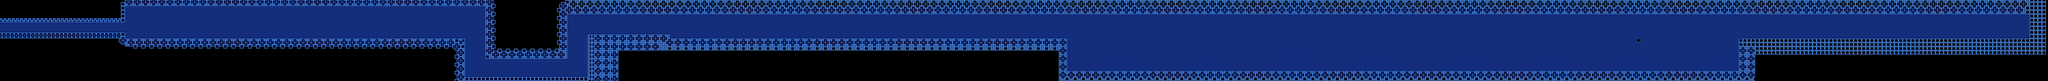

Rendered tile map (Tiled .tmx) drawn with the repository's tilesets; below, a short description and the map source with its tile grids summarised:
An orthogonal 1000x40 tile map with 32x32 px tiles, 1 tile layer (Tile Layer 1) and 51 objects (4x Medium, 4x Big, 3x Small, Ultra).

<map version="1.0" orientation="orthogonal" width="1000" height="40" tilewidth="32" tileheight="32">
 <tileset firstgid="1" name="tilea4mack" tilewidth="32" tileheight="32">
  <image source="res/img/tilea4mack.png" width="512" height="480" />
 </tileset>
 <layer name="Tile Layer 1" width="1000" height="40">
  <data>[40000 cells, 29651 non-empty, 20 distinct tile ids]</data>
 </layer>
 <objectgroup name="StartPosition" width="1000" height="40">
  <object x="17648" y="594" width="30" height="26" />
 </objectgroup>
 <objectgroup name="Collision" width="1000" height="40">
  <object x="2" y="340" width="1950" height="20" />
  <object x="4" y="500" width="1944" height="36" />
  <object x="1920" y="500" width="38" height="122" />
  <object x="1924" y="74" width="32" height="284" />
  <object x="1938" y="54" width="2480" height="54" />
  <object x="1936" y="602" width="2980" height="34" />
  <object x="4414" y="48" width="2708" height="64" />
  <object x="4912" y="596" width="2204" height="34" />
  <object x="7126" y="50" width="480" height="62" />
  <object x="7580" y="90" width="52" height="834" />
  <object x="7084" y="604" width="182" height="36" />
  <object x="7234" y="614" width="36" height="608" />
  <object x="7580" y="902" width="1282" height="42" />
  <object x="7250" y="1210" width="1936" height="34" />
  <object x="8838" y="226" width="34" height="712" />
  <object x="9168" y="544" width="42" height="684" />
  <object x="8856" y="202" width="2138" height="28" />
  <object x="9178" y="530" width="1286" height="34" />
  <object x="10438" y="542" width="36" height="68" />
  <object x="10432" y="606" width="2240" height="34" />
  <object x="10981" y="184" width="1722" height="40" />
  <object x="1" y="336" width="15" height="203" />
  <object x="12668" y="605" width="4006" height="70" />
  <object x="12702" y="162" width="4012" height="58" />
  <object x="16636" y="603" width="36" height="530" />
  <object x="16625" y="1122" width="3403" height="88" />
  <object x="16708" y="164" width="4315" height="55" />
  <object x="20024" y="1118" width="4055" height="88" />
  <object x="21026" y="167" width="2927" height="52" />
  <object x="25567" y="609" width="67" height="61" />
  <object x="23951" y="165" width="3227" height="55" />
  <object x="24067" y="1118" width="3103" height="70" />
  <object x="27170" y="606" width="64" height="548" />
  <object x="27179" y="157" width="4248" height="64" />
  <object x="27164" y="609" width="4252" height="73" />
  <object x="31415" y="140" width="336" height="79" />
  <object x="31376" y="609" width="373" height="85" />
  <object x="31713" y="191" width="112" height="455" />
 </objectgroup>
 <objectgroup name="SpawnPositions" width="1000" height="40">
  <object type="Small" x="26533" y="333" width="227" height="121" />
  <object type="Small" x="26533" y="697" width="233" height="139" />
  <object type="Small" x="24839" y="355" width="288" height="152" />
  <object type="Medium" x="24833" y="842" width="288" height="170" />
  <object type="Medium" x="23873" y="358" width="403" height="182" />
  <object type="Medium" x="23879" y="836" width="367" height="167" />
  <object type="Medium" x="23364" y="364" width="288" height="142" />
  <object type="Big" x="22848" y="855" width="445" height="170" />
  <object type="Big" x="22503" y="358" width="352" height="200" />
  <object type="Big" x="21745" y="824" width="330" height="191" />
  <object type="Big" x="21291" y="358" width="364" height="179" />
  <object type="Ultra" x="27327" y="242" width="871" height="344" />
 </objectgroup>
</map>
